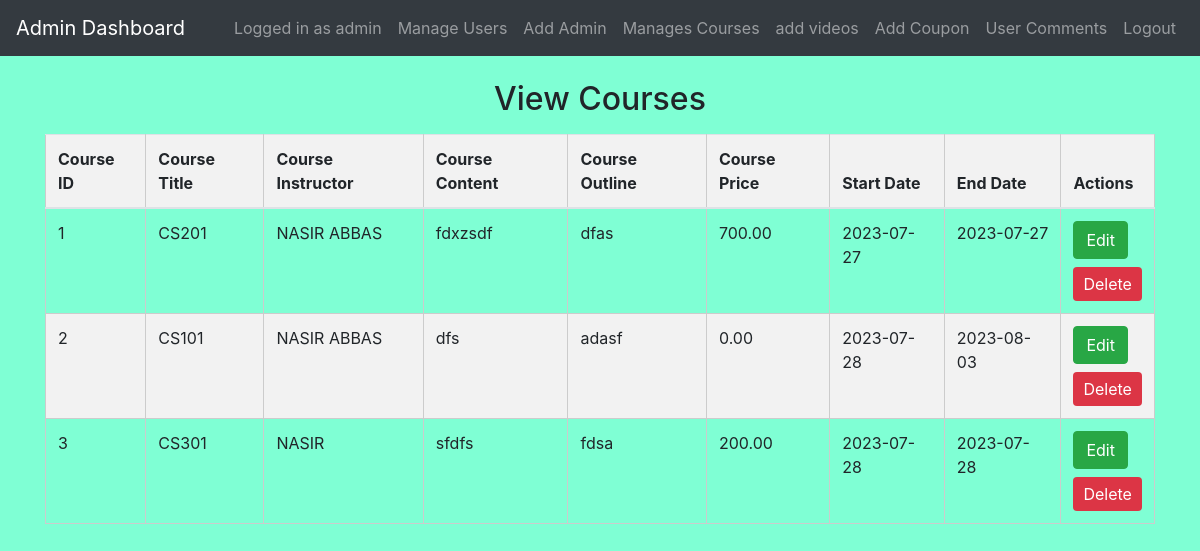
Page /admin/view_courses.php (signed in) on the committed database.
### tables this page shows
CREATE TABLE `courses` (
  `Course_ID` int(11) NOT NULL,
  `Course_Title` varchar(255) NOT NULL,
  `Course_Instructor` varchar(255) NOT NULL,
  `Course_Content` text NOT NULL,
  `Course_Outline` text NOT NULL,
  `Course_Price` decimal(10,2) NOT NULL,
  `Start_Date` date DEFAULT NULL,
  `End_Date` date DEFAULT NULL
);

### admin/view_courses.php (the view, shortened to what this page needs)
<?php
include('config.php');
$query = "SELECT * FROM Courses";
$result = mysqli_query($conn, $query);
$courses = mysqli_fetch_all($result, MYSQLI_ASSOC);
?>
<!DOCTYPE html>
<html>
<head>
    <link rel="stylesheet" href="https://stackpath.bootstrapcdn.com/bootstrap/4.3.1/css/bootstrap.min.css">
</head>
<body>
    <?php include('admin_navbar.php') ?>
    <div class="container">
        <h2 class="text-center mt-4 mb-3">View Courses</h2>
        <table class="table">
            <thead>
                <tr>
                    <th>Course ID</th>
                    <th>Course Title</th>
                    <th>Course Instructor</th>
                    <th>Course Content</th>
                    <th>Course Outline</th>
                    <th>Course Price</th>
                    <th>Start Date</th>
                    <th>End Date</th>
                    <th>Actions</th>
                </tr>
            </thead>
            <tbody>
                <?php foreach ($courses as $course) : ?>
                <tr>
                    <td><?php echo $course['Course_ID']; ?></td>
                    <td><?php echo $course['Course_Title']; ?></td>
                    <td><?php echo $course['Course_Instructor']; ?></td>
                    <td><?php echo $course['Course_Content']; ?></td>
                    <td><?php echo $course['Course_Outline']; ?></td>
                    <td><?php echo $course['Course_Price']; ?></td>
                    <td><?php echo $course['Start_Date']; ?></td>
                    <td><?php echo $course['End_Date']; ?></td>
                    <td>
                        <a class="btn btn-success" href="edit_course.php?id=<?php echo $course['Course_ID']; ?>">Edit</a>
                        <form method="post" onsubmit="return confirm('Are you sure you want to delete this course?');">
                            <input type="submit" name="delete_course" value="Delete" class=" mt-2 btn btn-danger">
                        </form>
                    </td>
                </tr>
                <?php endforeach; ?>
            </tbody>
        </table>
    </div>
</body>
</html>

### admin/view_courses.php (style rules this page uses)
body { background-color: aquamarine; }
h2 { margin-bottom: 20px; }
table { width: 100%; border-collapse: collapse; margin-bottom: 20px; }
th, td { padding: 8px; border: 1px solid #ccc; }
th { background-color: #f2f2f2; }
tr:nth-child(even) { background-color: #f2f2f2; }
a { text-decoration: none; color: #007bff; }
input[type="submit"] { padding: 5px 10px; background-color: #dc3545; color: #fff; border: none; border-radius: 4px; cursor: pointer; }

### rows in the picture
courses: Course_ID "1", Course_Title "CS201", Course_Instructor "NASIR ABBAS", Course_Content "fdxzsdf", Course_Outline "dfas", Course_Price "700.00", Start_Date "2023-07-27", End_Date "2023-07-27"
courses: Course_ID "2", Course_Title "CS101", Course_Instructor "NASIR ABBAS", Course_Content "dfs", Course_Outline "adasf", Course_Price "0.00", Start_Date "2023-07-28", End_Date "2023-08-03"
courses: Course_ID "3", Course_Title "CS301", Course_Instructor "NASIR", Course_Content "sfdfs", Course_Outline "fdsa", Course_Price "200.00", Start_Date "2023-07-28", End_Date "2023-07-28"

### other values in the picture
$_SESSION["username"] "admin"
